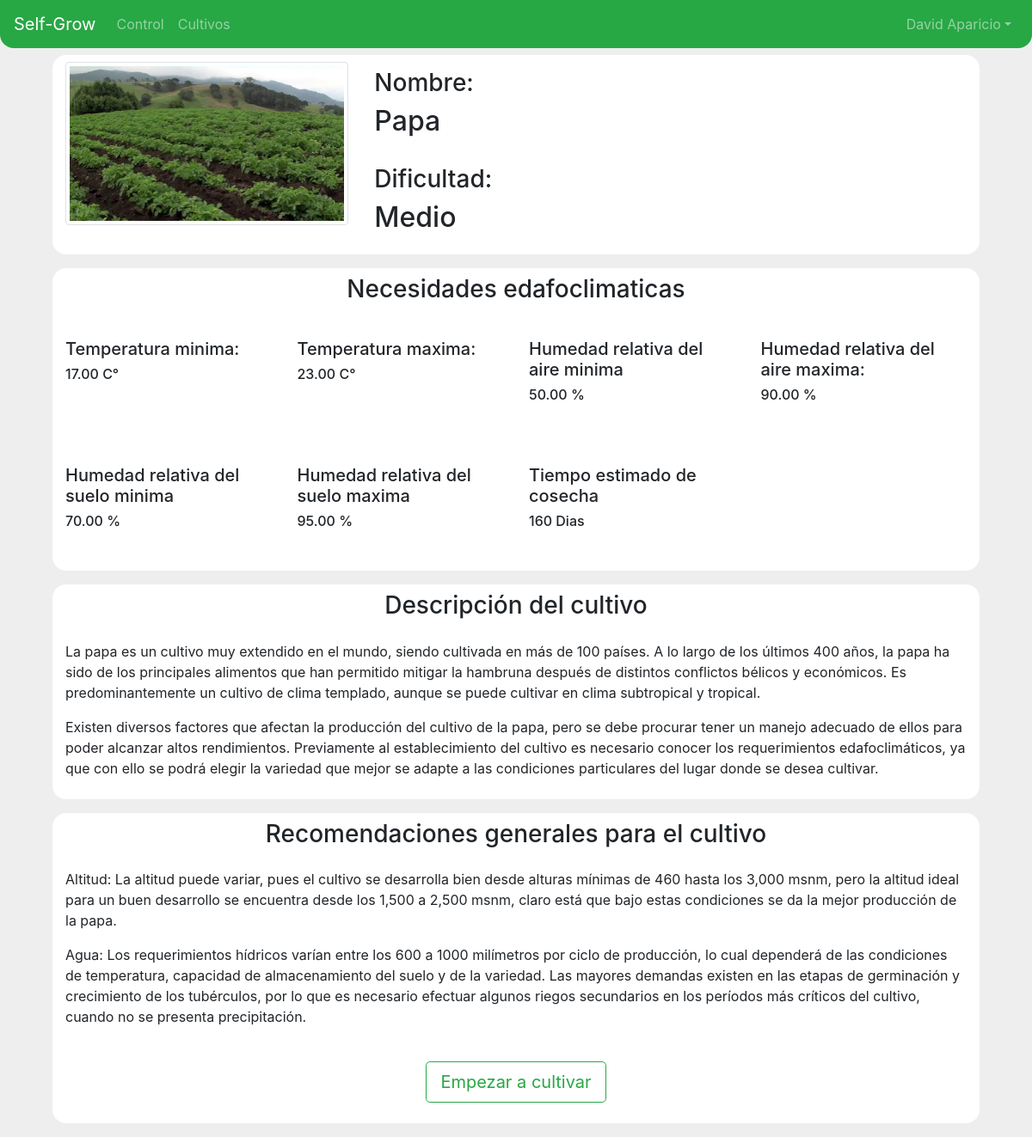
The app's page /cultivos/2 (signed in) with its own data.
### usuarios/models.py (models this page shows, shortened)
class Usuario(AbstractUser):
    token = models.CharField(verbose_name='Token de conexión API Blynk', max_length=50)

### cultivos/models.py (models this page shows, shortened)
class Cultivo(models.Model):
    dificultades = (
        ('F', 'Fácil'),
        ('M', 'Medio'),
        ('E', 'Experimentado')
    )
    nombre = models.CharField(verbose_name='Nombre del cultivo', max_length=50)
    descripcion = models.TextField(verbose_name='Descripcion del cultivo', blank=True)
    foto = models.ImageField(verbose_name='Foto', upload_to='fotos_cultivos/', height_field=None, width_field=None, max_length=None)
    temp_max = models.DecimalField(verbose_name='Temperatura maxima del cultivo', max_digits=4, decimal_places=2)
    temp_min = models.DecimalField(verbose_name='Temperatura minima del cultivo', max_digits=4, decimal_places=2)
    hum_aire_max = models.DecimalField(verbose_name='Humedad del aire maxima', max_digits=4, decimal_places=2)
    hum_aire_min = models.DecimalField(verbose_name='Humedad del aire minima', max_digits=4, decimal_places=2)
    hum_suelo_max = models.DecimalField(verbose_name='Humedad del suelo maxima', max_digits=4, decimal_places=2)
    hum_suelo_min = models.DecimalField(verbose_name='Humedad del suelo minima', max_digits=4, decimal_places=2)
    tiempo_cosecha = models.IntegerField(verbose_name="Tiempo estimado de cosecha")
    recomendaciones_generales = models.TextField(verbose_name='Recomendaciones generales para el cultivo', blank=True)
    dificultad = models.CharField(verbose_name='Dificultad del cultivo', choices=dificultades, max_length=50)

### cultivos/views.py (the view)
# urls.py: re_path(r'^cultivos/(?P<pk>\d+)$', CultivoDetailView.as_view(), name='detalle_cultivo')
class CultivoDetailView(DetailView):
    model = Cultivo

### cultivos/templates/cultivos/cultivo_detail.html (shortened to what this page needs)
{% extends 'base.html' %}
{% load static %}
{% block style_content %}
<link rel="stylesheet" href="{% static 'css/CultivoDetail.css' %}">
<link rel="stylesheet" href="{% static 'css/CultivoRegistro.css' %}">
{% endblock style_content %}
{% block content %}
    <section id="section-container">
        <div class="container">
            <div class="row fila">
                <div class="col-12 col-md-4">
                    <img src="{{ cultivo.foto.url }}" alt="Responsive image" class="img-thumbnail">
                </div>
                <div class="col-12 col-md-6 column ¿">
                    <h3>Nombre:</h3>
                    <h2>{{ cultivo.nombre }}</h2><br>
                    <h3>Dificultad:</h3>
                    <h2>{{ cultivo.get_dificultad_display }}</h2>
                </div>
            </div>
            <div class="row fila ">
                <div class="col-12 text-center">
                    <h3>Necesidades edafoclimaticas</h3>
                </div>
                <div class="col-12 col-md-6 col-lg-3 colDatos">
                    <h5>Temperatura minima:</h5>
                    <h6>{{ cultivo.temp_min }} C°</h6>
                </div>
                <div class="col-12 col-md-6 col-lg-3 colDatos">
                    <h5>Temperatura maxima:</h5>
                    <h6>{{ cultivo.temp_max }} C°</h6>
                </div>
                <div class="col-12 col-md-6 col-lg-3 colDatos">
                    <h5>Humedad relativa del aire minima </h5>
                    <h6>{{ cultivo.hum_aire_min }} %</h6>
                </div>
                <div class="col-12 col-md-6 col-lg-3 colDatos">
                    <h5>Humedad relativa del aire maxima:</h5>
                    <h6>{{ cultivo.hum_aire_max}} %</h6>
                </div>
                <div class="col-12 col-md-6 col-lg-3 colDatos">
                    <h5>Humedad relativa del suelo minima</h5>
                    <h6>{{ cultivo.hum_suelo_min }} %</h6>
                </div>
                <div class="col-12 col-md-6 col-lg-3 colDatos">
                    <h5>Humedad relativa del suelo maxima </h5>
                    <h6>{{ cultivo.hum_suelo_max }} %</h6>
                </div>
                <div class="col-12 col-md-6 col-lg-3 colDatos">
                    <h5>Tiempo estimado de cosecha </h5>
                    <h6>{{cultivo.tiempo_cosecha}} Dias</h6>
                </div>
            </div>
            <div class="row fila">
                <div class="col-12 text-center">
                    <h3>Descripción del cultivo</h3>
                </div>
                <div class="col-12">
                    <p>{{ cultivo.descripcion|linebreaks }}</p>
                </div>
            </div>
            <div class="row fila justify-content-center">
                <div class="col-12 text-center">
                    <h3>Recomendaciones generales para el cultivo</h3>
                </div>
                <div class="col-12 mt-3">
                    {{ cultivo.recomendaciones_generales|linebreaks }}
                </div>
                <button type="button" class="btn btn-outline-success btn-lg mt-4 mb-3">Empezar a cultivar</button>
            </div>
        </div>
    </section>
{% endblock content %}

### templates/base.html (shortened to what this page needs)
<!DOCTYPE html>
<html lang="en">
	<head>
		{% load static %}
		<link rel="stylesheet" href="https://stackpath.bootstrapcdn.com/bootstrap/4.5.0/css/bootstrap.min.css">
		<link rel="stylesheet" href="{% static 'css/base.css' %}">
		{% block style_content %}
		{% endblock style_content %}
	</head>
	<body>
		<header id="header-container">
			<div class="container-fluid">
				<nav class="navbar navbar-expand-lg navbar-dark bg-success fixed-top">
					<a class="navbar-brand" href="">Self-Grow</a>
					<div class="collapse navbar-collapse justify-content-between" id="navbarNavDropdown">
						<ul class="navbar-nav">
							<li class="nav-item {{active_pacientes}}">
								<a class="nav-link" href="{% url 'cultivos:control' %}">Control</a>
							</li>
							<li class="nav-item {{active_historias}}">
								<a class="nav-link" href="{% url 'cultivos:listar_cultivos' %}"">Cultivos</a>
							</li>
						</ul>
						<ul class="navbar-nav">
							<li class="nav-item dropdown">
								<a class="nav-link dropdown-toggle" data-toggle="dropdown" href="#" role="button" aria-haspopup="true" aria-expanded="false">{{user.first_name}} {{user.last_name}}</a>
							</li>
						</ul>
					</div>
				</nav>
			</div>
		</header>
		{% block content %}
		{% endblock content %}
	</body>
</html>

### static/css/base.css (style rules this page uses)
* { font-size: 16px; }
body { background-color: #eee; }
nav { border-radius: 0 0 1em 1em; }
#header-container { margin-bottom: 4em; }

### cultivos/static/css/CultivoDetail.css (style rules this page uses)
.fila { margin: 1em; background-color: white; border-radius: 1em; padding: 0.5em 0 0.5em 0; }
.colDatos { margin: 2em 0; }

### cultivos/static/css/CultivoRegistro.css (style rules this page uses)
#section-container { margin: 1em 0; }
.column { border-radius: 1em; background: white; padding-top: 0.5em; padding-bottom: 0.5em; }

### records on screen
Usuario: first_name "David", last_name "Aparicio"
Cultivo: foto (placeholder picture), nombre "Papa", dificultad "Medio", temp_min "17.00", temp_max "23.00", hum_aire_min "50.00", hum_aire_max "90.00", hum_suelo_min "70.00", hum_suelo_max "95.00", tiempo_cosecha "160", descripcion "La papa es un cultivo muy extendido en el mundo, siendo cultivada en más de 100 países. A lo largo de los últimos 400 años, la papa ha sido de los principales alimentos que han permitido mitigar la hambruna después de distintos conflictos bélicos y económicos. Es predominantemente un cultivo de clima templado, aunque se puede cultivar en clima subtropical y tropical. Existen diversos factores que afectan la producción del cultivo de la papa, pero se debe procurar tener un manejo adecuado de ellos para poder alcanzar altos rendimientos. Previamente al establecimiento del cultivo es necesario conocer los requerimientos edafoclimáticos, ya que con ello se podrá elegir la variedad que mejor se…", recomendaciones_generales "Altitud: La altitud puede variar, pues el cultivo se desarrolla bien desde alturas mínimas de 460 hasta los 3,000 msnm, pero la altitud ideal para un buen desarrollo se encuentra desde los 1,500 a 2,500 msnm, claro está que bajo estas condiciones se da la mejor producción de la papa. Agua: Los requerimientos hídricos varían entre los 600 a 1000 milímetros por ciclo de producción, lo cual dependerá de las condiciones de temperatura, capacidad de almacenamiento del suelo y de la variedad. Las mayores demandas existen en las etapas de germinación y crecimiento de los tubérculos, por lo que es necesario efectuar algunos riegos secundarios en los períodos más críticos del cultivo, cuando no se…"
